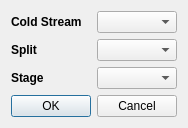
<?xml version="1.0" encoding="UTF-8"?>
<ui version="4.0">
 <class>Dialog</class>
 <widget class="QDialog" name="Dialog">
  <property name="geometry">
   <rect>
    <x>0</x>
    <y>0</y>
    <width>180</width>
    <height>121</height>
   </rect>
  </property>
  <property name="windowTitle">
   <string>Cold Stream Split</string>
  </property>
  <layout class="QGridLayout" name="gridLayout_2">
   <item row="0" column="0" rowspan="2" colspan="2">
    <layout class="QGridLayout" name="gridLayout">
     <item row="3" column="0">
      <widget class="QLabel" name="label_5">
       <property name="font">
        <font>
         <weight>75</weight>
         <bold>true</bold>
        </font>
       </property>
       <property name="text">
        <string>Stage</string>
       </property>
      </widget>
     </item>
     <item row="1" column="0">
      <widget class="QLabel" name="label_2">
       <property name="font">
        <font>
         <weight>75</weight>
         <bold>true</bold>
        </font>
       </property>
       <property name="text">
        <string>Split</string>
       </property>
      </widget>
     </item>
     <item row="1" column="1">
      <widget class="QComboBox" name="comboBox_2"/>
     </item>
     <item row="3" column="1">
      <widget class="QComboBox" name="comboBox_3"/>
     </item>
     <item row="0" column="1">
      <widget class="QComboBox" name="comboBox"/>
     </item>
     <item row="0" column="0">
      <widget class="QLabel" name="label">
       <property name="font">
        <font>
         <weight>75</weight>
         <bold>true</bold>
        </font>
       </property>
       <property name="text">
        <string>Cold Stream</string>
       </property>
      </widget>
     </item>
    </layout>
   </item>
   <item row="2" column="0">
    <widget class="QPushButton" name="pushButton">
     <property name="text">
      <string>OK</string>
     </property>
    </widget>
   </item>
   <item row="2" column="1">
    <widget class="QPushButton" name="pushButton_2">
     <property name="text">
      <string>Cancel</string>
     </property>
    </widget>
   </item>
  </layout>
 </widget>
 <resources/>
 <connections/>
</ui>
